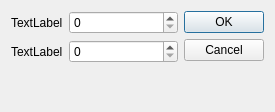
<?xml version="1.0" encoding="UTF-8"?>
<ui version="4.0">
 <class>JoinBattle</class>
 <widget class="QDialog" name="JoinBattle">
  <property name="geometry">
   <rect>
    <x>0</x>
    <y>0</y>
    <width>275</width>
    <height>112</height>
   </rect>
  </property>
  <property name="windowTitle">
   <string>Join Battle!</string>
  </property>
  <layout class="QHBoxLayout" name="horizontalLayout">
   <item>
    <layout class="QFormLayout" name="formLayout">
     <item row="0" column="0">
      <widget class="QLabel" name="label">
       <property name="text">
        <string>TextLabel</string>
       </property>
      </widget>
     </item>
     <item row="0" column="1">
      <widget class="QSpinBox" name="spinBox"/>
     </item>
     <item row="1" column="0">
      <widget class="QLabel" name="label_2">
       <property name="text">
        <string>TextLabel</string>
       </property>
      </widget>
     </item>
     <item row="1" column="1">
      <widget class="QSpinBox" name="spinBox_2"/>
     </item>
    </layout>
   </item>
   <item>
    <widget class="QDialogButtonBox" name="buttonBox">
     <property name="orientation">
      <enum>Qt::Vertical</enum>
     </property>
     <property name="standardButtons">
      <set>QDialogButtonBox::Cancel|QDialogButtonBox::Ok</set>
     </property>
    </widget>
   </item>
  </layout>
 </widget>
 <resources/>
 <connections>
  <connection>
   <sender>buttonBox</sender>
   <signal>accepted()</signal>
   <receiver>JoinBattle</receiver>
   <slot>accept()</slot>
   <hints>
    <hint type="sourcelabel">
     <x>248</x>
     <y>254</y>
    </hint>
    <hint type="destinationlabel">
     <x>157</x>
     <y>274</y>
    </hint>
   </hints>
  </connection>
  <connection>
   <sender>buttonBox</sender>
   <signal>rejected()</signal>
   <receiver>JoinBattle</receiver>
   <slot>reject()</slot>
   <hints>
    <hint type="sourcelabel">
     <x>316</x>
     <y>260</y>
    </hint>
    <hint type="destinationlabel">
     <x>286</x>
     <y>274</y>
    </hint>
   </hints>
  </connection>
 </connections>
</ui>
